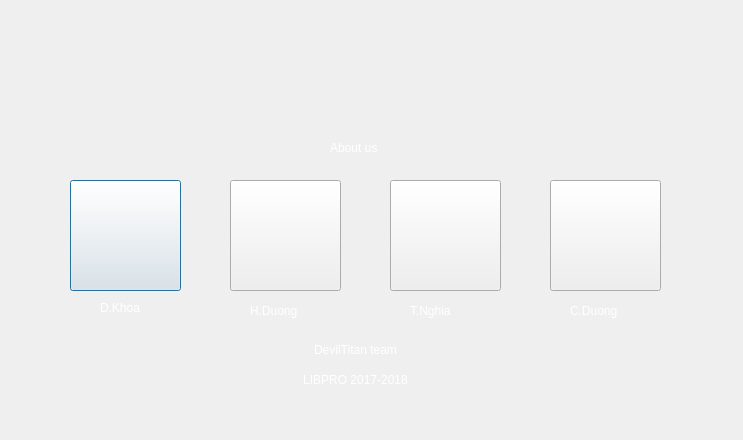
<?xml version="1.0" encoding="UTF-8"?>
<ui version="4.0">
 <class>aboutUs</class>
 <widget class="QDialog" name="aboutUs">
  <property name="geometry">
   <rect>
    <x>0</x>
    <y>0</y>
    <width>743</width>
    <height>440</height>
   </rect>
  </property>
  <property name="minimumSize">
   <size>
    <width>743</width>
    <height>440</height>
   </size>
  </property>
  <property name="maximumSize">
   <size>
    <width>743</width>
    <height>440</height>
   </size>
  </property>
  <property name="windowTitle">
   <string>About Us</string>
  </property>
  <property name="windowIcon">
   <iconset resource="LIBPRO.qrc">
    <normaloff>:/icon/Resources/icon/LP icon.png</normaloff>:/icon/Resources/icon/LP icon.png</iconset>
  </property>
  <property name="styleSheet">
   <string notr="true">#aboutUs{
border-image: url(:/appscreen/Resources/appscreen/flat2 - Copy.png);
}
QLabel{
font: 13pt &quot;Segoe UI Symbol&quot;;
color:white;
}</string>
  </property>
  <widget class="QLabel" name="label">
   <property name="geometry">
    <rect>
     <x>250</x>
     <y>90</y>
     <width>231</width>
     <height>41</height>
    </rect>
   </property>
   <property name="text">
    <string/>
   </property>
   <property name="pixmap">
    <pixmap resource="LIBPRO.qrc">:/icon/Resources/icon/LIBPRO.png</pixmap>
   </property>
   <property name="scaledContents">
    <bool>true</bool>
   </property>
  </widget>
  <widget class="QLabel" name="label_2">
   <property name="geometry">
    <rect>
     <x>330</x>
     <y>140</y>
     <width>71</width>
     <height>16</height>
    </rect>
   </property>
   <property name="styleSheet">
    <string notr="true"/>
   </property>
   <property name="text">
    <string>About us</string>
   </property>
  </widget>
  <widget class="QPushButton" name="KhoaButton">
   <property name="geometry">
    <rect>
     <x>70</x>
     <y>180</y>
     <width>111</width>
     <height>111</height>
    </rect>
   </property>
   <property name="styleSheet">
    <string notr="true">border-image: url(:/DT-member/Resources/DT-member/Khoa.png);</string>
   </property>
   <property name="text">
    <string/>
   </property>
   <property name="iconSize">
    <size>
     <width>80</width>
     <height>80</height>
    </size>
   </property>
  </widget>
  <widget class="QPushButton" name="HDuongButton">
   <property name="geometry">
    <rect>
     <x>230</x>
     <y>180</y>
     <width>111</width>
     <height>111</height>
    </rect>
   </property>
   <property name="styleSheet">
    <string notr="true">border-image: url(:/DT-member/Resources/DT-member/HDuong.png);</string>
   </property>
   <property name="text">
    <string/>
   </property>
   <property name="iconSize">
    <size>
     <width>80</width>
     <height>80</height>
    </size>
   </property>
  </widget>
  <widget class="QPushButton" name="NghiaButton">
   <property name="geometry">
    <rect>
     <x>390</x>
     <y>180</y>
     <width>111</width>
     <height>111</height>
    </rect>
   </property>
   <property name="styleSheet">
    <string notr="true">border-image: url(:/DT-member/Resources/DT-member/Nghia.png);</string>
   </property>
   <property name="text">
    <string/>
   </property>
   <property name="iconSize">
    <size>
     <width>80</width>
     <height>80</height>
    </size>
   </property>
  </widget>
  <widget class="QPushButton" name="CDuongButton">
   <property name="geometry">
    <rect>
     <x>550</x>
     <y>180</y>
     <width>111</width>
     <height>111</height>
    </rect>
   </property>
   <property name="styleSheet">
    <string notr="true">border-image: url(:/DT-member/Resources/DT-member/CDuong.png);</string>
   </property>
   <property name="text">
    <string/>
   </property>
   <property name="iconSize">
    <size>
     <width>80</width>
     <height>80</height>
    </size>
   </property>
  </widget>
  <widget class="QLabel" name="label_3">
   <property name="geometry">
    <rect>
     <x>100</x>
     <y>300</y>
     <width>61</width>
     <height>16</height>
    </rect>
   </property>
   <property name="text">
    <string>D.Khoa</string>
   </property>
  </widget>
  <widget class="QLabel" name="label_4">
   <property name="geometry">
    <rect>
     <x>250</x>
     <y>300</y>
     <width>71</width>
     <height>21</height>
    </rect>
   </property>
   <property name="text">
    <string>H.Duong</string>
   </property>
  </widget>
  <widget class="QLabel" name="label_5">
   <property name="geometry">
    <rect>
     <x>410</x>
     <y>300</y>
     <width>71</width>
     <height>21</height>
    </rect>
   </property>
   <property name="text">
    <string>T.Nghia</string>
   </property>
  </widget>
  <widget class="QLabel" name="label_6">
   <property name="geometry">
    <rect>
     <x>570</x>
     <y>300</y>
     <width>71</width>
     <height>21</height>
    </rect>
   </property>
   <property name="text">
    <string>C.Duong</string>
   </property>
  </widget>
  <widget class="QLabel" name="label_7">
   <property name="geometry">
    <rect>
     <x>290</x>
     <y>340</y>
     <width>131</width>
     <height>20</height>
    </rect>
   </property>
   <property name="styleSheet">
    <string notr="true">font: 11pt &quot;Segoe UI Symbol&quot;;
color:white;</string>
   </property>
   <property name="text">
    <string>DevilTitan team</string>
   </property>
   <property name="alignment">
    <set>Qt::AlignCenter</set>
   </property>
  </widget>
  <widget class="QLabel" name="label_8">
   <property name="geometry">
    <rect>
     <x>290</x>
     <y>370</y>
     <width>131</width>
     <height>20</height>
    </rect>
   </property>
   <property name="styleSheet">
    <string notr="true">font: 9pt &quot;Segoe UI Symbol&quot;;
color:white;</string>
   </property>
   <property name="text">
    <string>LIBPRO 2017-2018</string>
   </property>
   <property name="alignment">
    <set>Qt::AlignCenter</set>
   </property>
  </widget>
 </widget>
 <resources>
  <include location="LIBPRO.qrc"/>
 </resources>
 <connections/>
</ui>
